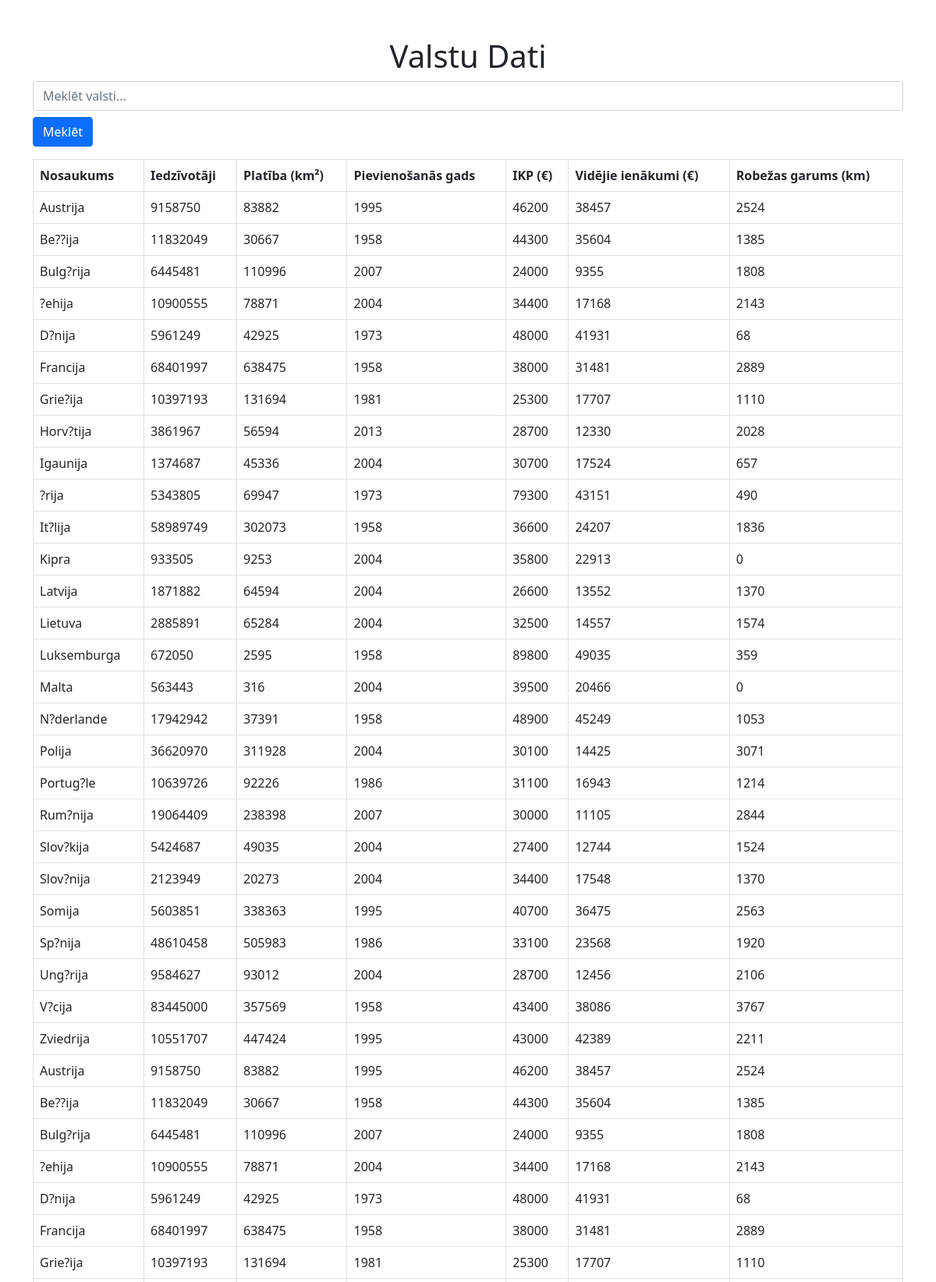
Screenshot of /countries (upper part) with the database file from the repository.
### eiropas_savieniba.py (models this page shows)
class Country(db.Model):
    print(db)
    id = db.Column(db.Integer, primary_key=True)
    name = db.Column(db.String(100), nullable=False)
    population = db.Column(db.Integer)
    area = db.Column(db.Integer)
    join_year = db.Column(db.Integer)
    gdp = db.Column(db.Integer)
    avg_income = db.Column(db.Integer)
    border_length = db.Column(db.Integer)

### eiropas_savieniba.py (the view)
@app.route("/countries", methods=["GET", "POST"])
def countries():
    search_query = request.form.get("search", "")
    if search_query:
        data = Country.query.filter(Country.name.contains(search_query)).all()
    else:
        data = Country.query.all()
    return render_template("table.html", data=data, search_query=search_query)

### templates/table.html (shortened to what this page needs)
<!DOCTYPE html>
<html lang="lv">
<head>
    <link rel="stylesheet" href="https://cdnjs.cloudflare.com/ajax/libs/bootstrap/5.1.0/css/bootstrap.min.css">
</head>
<body>
    <div class="container mt-5">
        <h1 class="text-center">Valstu Dati</h1>
        <form method="POST" class="mb-3">
            <input type="text" name="search" placeholder="Meklēt valsti..." value="{{ search_query }}" class="form-control">
            <button type="submit" class="btn btn-primary mt-2">Meklēt</button>
        </form>
        <table class="table table-bordered">
            <thead>
                <tr>
                    <th>Nosaukums</th>
                    <th>Iedzīvotāji</th>
                    <th>Platība (km²)</th>
                    <th>Pievienošanās gads</th>
                    <th>IKP (€)</th>
                    <th>Vidējie ienākumi (€)</th>
                    <th>Robežas garums (km)</th>
                </tr>
            </thead>
            <tbody>
                {% for country in data %}
                    <tr>
                        <td>{{ country.name }}</td>
                        <td>{{ country.population }}</td>
                        <td>{{ country.area }}</td>
                        <td>{{ country.join_year }}</td>
                        <td>{{ country.gdp }}</td>
                        <td>{{ country.avg_income }}</td>
                        <td>{{ country.border_length }}</td>
                    </tr>
                {% endfor %}
            </tbody>
        </table>
    </div>
</body>
</html>

### rows the page displays
Country: name "Austrija", population "9158750", area "83882", join_year "1995", gdp "46200", avg_income "38457", border_length "2524"
Country: name "Be??ija", population "11832049", area "30667", join_year "1958", gdp "44300", avg_income "35604", border_length "1385"
Country: name "Bulg?rija", population "6445481", area "110996", join_year "2007", gdp "24000", avg_income "9355", border_length "1808"
Country: name "?ehija", population "10900555", area "78871", join_year "2004", gdp "34400", avg_income "17168", border_length "2143"
Country: name "D?nija", population "5961249", area "42925", join_year "1973", gdp "48000", avg_income "41931", border_length "68"
Country: name "Francija", population "68401997", area "638475", join_year "1958", gdp "38000", avg_income "31481", border_length "2889"
Country: name "Grie?ija", population "10397193", area "131694", join_year "1981", gdp "25300", avg_income "17707", border_length "1110"
Country: name "Horv?tija", population "3861967", area "56594", join_year "2013", gdp "28700", avg_income "12330", border_length "2028"
Country: name "Igaunija", population "1374687", area "45336", join_year "2004", gdp "30700", avg_income "17524", border_length "657"
Country: name "?rija", population "5343805", area "69947", join_year "1973", gdp "79300", avg_income "43151", border_length "490"
Country: name "It?lija", population "58989749", area "302073", join_year "1958", gdp "36600", avg_income "24207", border_length "1836"
Country: name "Kipra", population "933505", area "9253", join_year "2004", gdp "35800", avg_income "22913", border_length "0"
Country: name "Latvija", population "1871882", area "64594", join_year "2004", gdp "26600", avg_income "13552", border_length "1370"
Country: name "Lietuva", population "2885891", area "65284", join_year "2004", gdp "32500", avg_income "14557", border_length "1574"
Country: name "Luksemburga", population "672050", area "2595", join_year "1958", gdp "89800", avg_income "49035", border_length "359"
Country: name "Malta", population "563443", area "316", join_year "2004", gdp "39500", avg_income "20466", border_length "0"
Country: name "N?derlande", population "17942942", area "37391", join_year "1958", gdp "48900", avg_income "45249", border_length "1053"
Country: name "Polija", population "36620970", area "311928", join_year "2004", gdp "30100", avg_income "14425", border_length "3071"
Country: name "Portug?le", population "10639726", area "92226", join_year "1986", gdp "31100", avg_income "16943", border_length "1214"
Country: name "Rum?nija", population "19064409", area "238398", join_year "2007", gdp "30000", avg_income "11105", border_length "2844"
Country: name "Slov?kija", population "5424687", area "49035", join_year "2004", gdp "27400", avg_income "12744", border_length "1524"
Country: name "Slov?nija", population "2123949", area "20273", join_year "2004", gdp "34400", avg_income "17548", border_length "1370"
Country: name "Somija", population "5603851", area "338363", join_year "1995", gdp "40700", avg_income "36475", border_length "2563"
Country: name "Sp?nija", population "48610458", area "505983", join_year "1986", gdp "33100", avg_income "23568", border_length "1920"
Country: name "Ung?rija", population "9584627", area "93012", join_year "2004", gdp "28700", avg_income "12456", border_length "2106"
Country: name "V?cija", population "83445000", area "357569", join_year "1958", gdp "43400", avg_income "38086", border_length "3767"
Country: name "Zviedrija", population "10551707", area "447424", join_year "1995", gdp "43000", avg_income "42389", border_length "2211"
Country: name "Austrija", population "9158750", area "83882", join_year "1995", gdp "46200", avg_income "38457", border_length "2524"
Country: name "Be??ija", population "11832049", area "30667", join_year "1958", gdp "44300", avg_income "35604", border_length "1385"
Country: name "Bulg?rija", population "6445481", area "110996", join_year "2007", gdp "24000", avg_income "9355", border_length "1808"
Country: name "?ehija", population "10900555", area "78871", join_year "2004", gdp "34400", avg_income "17168", border_length "2143"
Country: name "D?nija", population "5961249", area "42925", join_year "1973", gdp "48000", avg_income "41931", border_length "68"
Country: name "Francija", population "68401997", area "638475", join_year "1958", gdp "38000", avg_income "31481", border_length "2889"
Country: name "Grie?ija", population "10397193", area "131694", join_year "1981", gdp "25300", avg_income "17707", border_length "1110"
